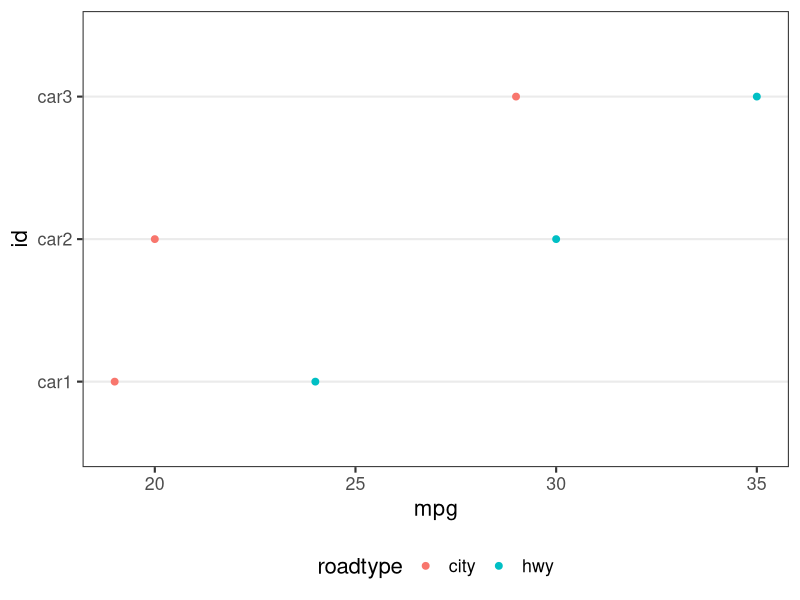

R code for this plot:
## ---- chunk 1
knitr::opts_chunk$set(echo = TRUE, error = TRUE)
## ---- chunk 2
# our data
dfwide <- data.frame(id = c("car1", "car2", "car3"),
                 city = c(19, 20, 29),
                 hwy = c(24, 30, 35))
## ---- chunk 3
library(tidyverse)
pivot_longer(dfwide, cols = city:hwy)
## ---- chunk 4
pivot_longer(dfwide, cols = city:hwy,
             names_to = "roadtype", values_to = "mpg")
## ---- chunk 5
df <- pivot_longer(dfwide, cols = city:hwy,
             names_to = "roadtype", values_to = "mpg")
ggplot(df, aes(x = mpg, y = id, color = roadtype)) +
  geom_point(size = 2) + 
  theme_bw(16) +
  theme(legend.position = "bottom",
        panel.grid.major.x = element_blank(),
        panel.grid.minor.x = element_blank())
## ---- chunk 6
library(MASS)
head(painters)
## ---- chunk 7
library(MASS)
head(painters)
